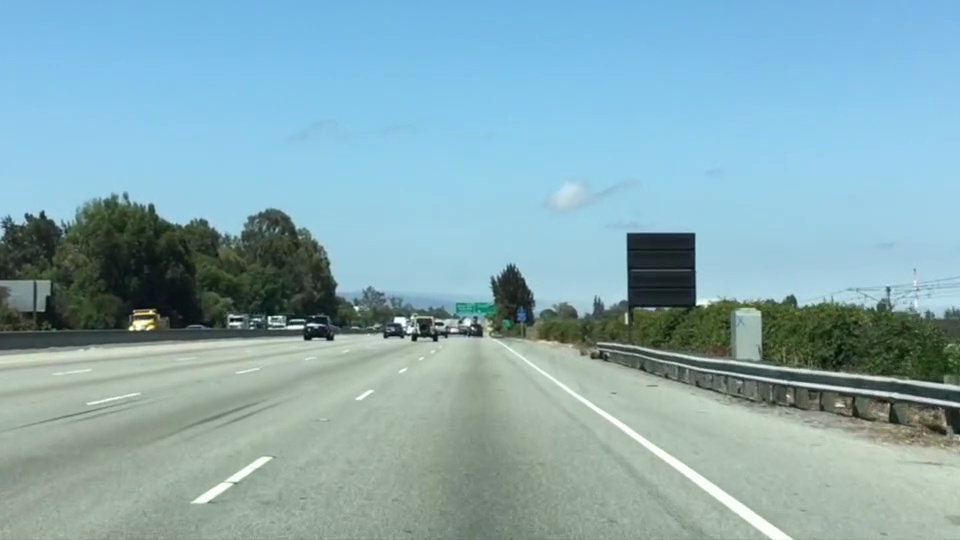
#> input picture Lesson2/test.jpg, 960 x 540 px
$ jupyter execute Lesson2-FindingLaneLines.ipynb
#> lines starting #> are read from the running program, lines starting #| are printed output that depends on the picture; after the words box and inside, x2 and y2 are one past the last pixel; in counts of white or black regions, pixels touching at a corner belong together
[cell 1]
import matplotlib.pyplot as plt
import matplotlib.image as mpimg
import numpy as np
import cv2

## Color Selection Example

The first step of finding the lines is to get rid of everything else on the image except for the lines.  We accomplish this by creating a color threshold and then setting all the pixels below the threshhold to black (0, 0, 0). The (r, g, b) threshold chosen is (200, 200, 200) because we see that the lanes are white.

[cell 2]
# NOTE: Always make a copy of arrays or other variables in Python
# Read in the image and print out some stats
image = mpimg.imread('Lesson2/test.jpg')
#> image is the input picture: shape (540, 960, 3); mean R, G, B 135.5, 171.1, 179.2
print('This image is: ',type(image),
         'with dimensions:', image.shape)
#| This image is:  <class 'numpy.ndarray'> with dimensions: (540, 960, 3)

# Grab the x and y size and make a copy of the image
ysize = image.shape[0]
#> ysize = 540
xsize = image.shape[1]
#> xsize = 960
# Note: always make a copy rather than simply using "="
color_select = np.copy(image)

# Define our color selection criteria
red_threshold = 200
green_threshold = 200
blue_threshold = 200
rgb_threshold = [red_threshold, green_threshold, blue_threshold]

# Identify pixels below the threshold
thresholds = (image[:,:,0] < rgb_threshold[0]) \
            | (image[:,:,1] < rgb_threshold[1]) \
            | (image[:,:,2] < rgb_threshold[2])
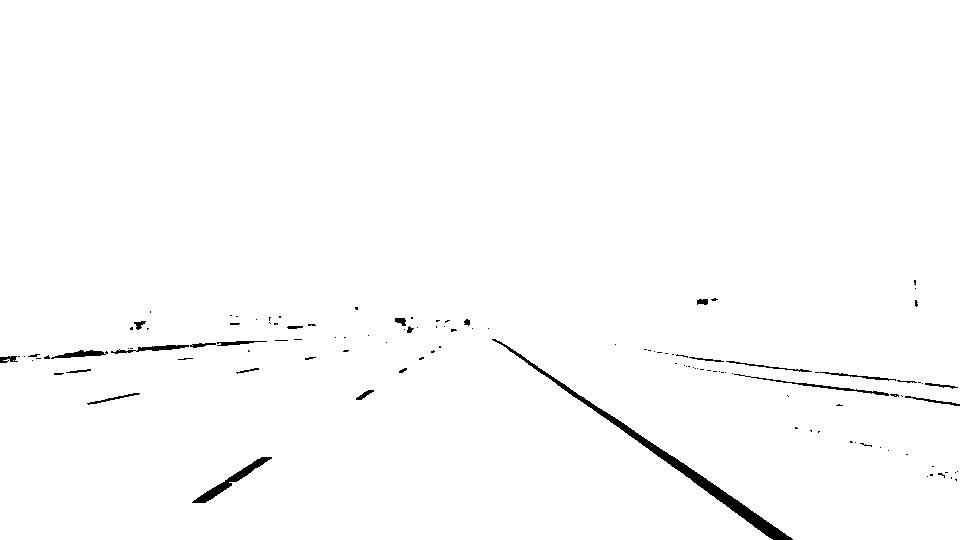
#> thresholds: shape (540, 960) bool; 98.9% white; 121 black regions (95 under 20 px), largest, box (x1, y1, x2, y2) and area: (492, 339, 793, 540) 2493, (192, 457, 272, 503) 624, (734, 374, 889, 396) 302
color_select[thresholds] = [0,0,0]

# Display the image
print("\nOriginal Image")
plt.imshow(image)
plt.show()
print("After color selection of (200, 200, 200)")
plt.imshow(color_select)
plt.show()

# Uncomment the following code if you are running the code locally and wish to save the image
mpimg.imsave("Lesson2/test-after.jpg", color_select)

## Region of Interest

Assuming that the camera is mounted on a fixed position in front of the car, then the lane lines will always appear in the same general region of the image.  We can filter out the remaining pixels from the previous output image by only focusing on the pixels in the region of interest.  In the following example a triangle will be used to identify the region of interest.  Any polygon can be used.

[numpy polyfit docs](https://docs.scipy.org/doc/numpy/reference/generated/numpy.polyfit.html)

[numpy meshgrid docs](https://docs.scipy.org/doc/numpy/reference/generated/numpy.meshgrid.html)

[cell 3]
# Read in the image and print some stats
image = mpimg.imread('Lesson2/test.jpg')

# Grab the x and y sizes and make two copies of the image
# With one copy we'll extract only the pixels that meet our selection,
# then we'll paint those pixels red in the original image to see our selection
# overlaid on the original.
ysize = image.shape[0]
xsize = image.shape[1]
color_select= np.copy(image)
line_image = np.copy(image)

# Define our color criteria
red_threshold = 200
green_threshold = 200
blue_threshold = 200
rgb_threshold = [red_threshold, green_threshold, blue_threshold]

# Define a triangle region of interest
# Keep in mind the origin (x=0, y=0) is in the upper left in image processing
left_bottom = [125, 539]
right_bottom = [800, 539]
apex = [475, 310]

# Fit lines (y=Ax+B) to identify the  3 sided region of interest
# np.polyfit() returns the coefficients [A, B] of the fit
fit_left = np.polyfit((left_bottom[0], apex[0]), (left_bottom[1], apex[1]), 1)
fit_right = np.polyfit((right_bottom[0], apex[0]), (right_bottom[1], apex[1]), 1)
fit_bottom = np.polyfit((left_bottom[0], right_bottom[0]), (left_bottom[1], right_bottom[1]), 1)

# Mask pixels below the threshold
color_thresholds = (image[:,:,0] < rgb_threshold[0]) | \
                    (image[:,:,1] < rgb_threshold[1]) | \
                    (image[:,:,2] < rgb_threshold[2])

# Find the region inside the lines
XX, YY = np.meshgrid(np.arange(0, xsize), np.arange(0, ysize))
region_thresholds = (YY > (XX*fit_left[0] + fit_left[1])) & \
                    (YY > (XX*fit_right[0] + fit_right[1])) & \
                    (YY < (XX*fit_bottom[0] + fit_bottom[1]))

# Mask color and region selection
color_select[color_thresholds | ~region_thresholds] = [0, 0, 0]
# Color pixels red where both color and region selections met
line_image[~color_thresholds & region_thresholds] = [255, 0, 0]
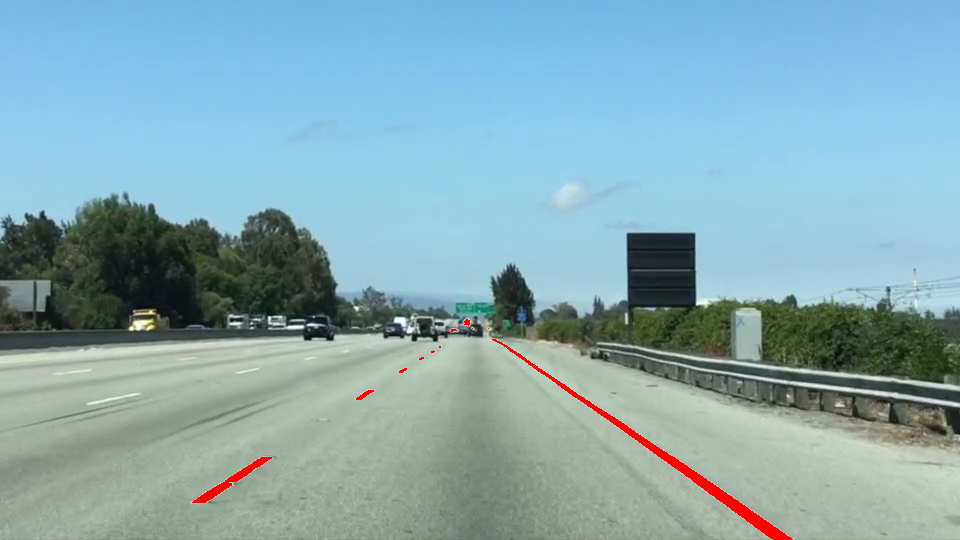
#> line_image: shape (540, 960, 3); 0.63% of pixels changed, all inside (x1, y1, x2, y2) = (192, 319, 793, 540)

# Display the image and show region and color selections
print("Region of Interest")
plt.imshow(image)
x = [left_bottom[0], right_bottom[0], apex[0], left_bottom[0]]
y = [left_bottom[1], right_bottom[1], apex[1], left_bottom[1]]
plt.plot(x, y, 'b--', lw=4)
plt.show()
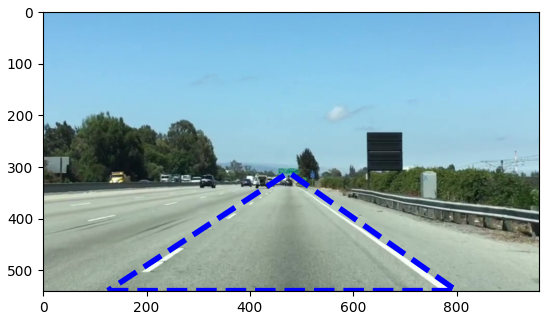
#> figure drawn by matplotlib, 1 panel

print("Color Selection + Region of Interest")
plt.imshow(color_select)
plt.show()
print("Lines Painted on Road")
plt.imshow(line_image)
plt.show()

## Canny Edge Detection
Developed by [John F Canny](https://en.wikipedia.org/wiki/John_Canny) in 1986.

#### Goal
Identify the boundries of an object on an image.

#### Steps
1. Convert to grayscale.
2. Compute the gradient.
3. Find edges be tracing out the pixels that follow the strongest gradients.

#### Calling function in OpenCV
`edges = cv2.Canny(gray, low_threshold, high_threshold)`

Output:
&nbsp;&nbsp;&nbsp;&nbsp;edges: Binary image with white pixels tracing out the detected edges and black everywhere else.

Input:
&nbsp;&nbsp;&nbsp;&nbsp;gray: Image that will have canny applied to it
&nbsp;&nbsp;&nbsp;&nbsp;low_threshold: Pixels below this threshold will be rejected
&nbsp;&nbsp;&nbsp;&nbsp;high_threshold: Will first detect strong edge pixels above this threshold

**Pixel values between both thresholds will be included as long as they are connected to strong edges**

[OpenCV 2.4 C++ Docs](http://docs.opencv.org/2.4/doc/tutorials/imgproc/imgtrans/canny_detector/canny_detector.html)
[OpenCV 3.2 Python Docs](http://docs.opencv.org/master/da/d22/tutorial_py_canny.html)

Resonable range for parameters?  Pixel values range from 0 to 255. **A reasonable range for your threshold parameters would also be in the tens to hundreds. A low to high ratio of 1:2 or 1:3 (John Canny recommended this himself)**

We will apply Guassian smoothing first, even though the Canny function already does this internally.  You can choose the kernel_size for Gaussian smoothing to be any odd number. A larger kernel_size implies averaging, or smoothing, over a larger area.

[cell 4]
# Read in the image and convert to grayscale
# Note: in the previous example we were reading a .jpg
# Here we read a .png and convert to 0,255 bytescale
image = mpimg.imread('Lesson2/exit-ramp.jpg')
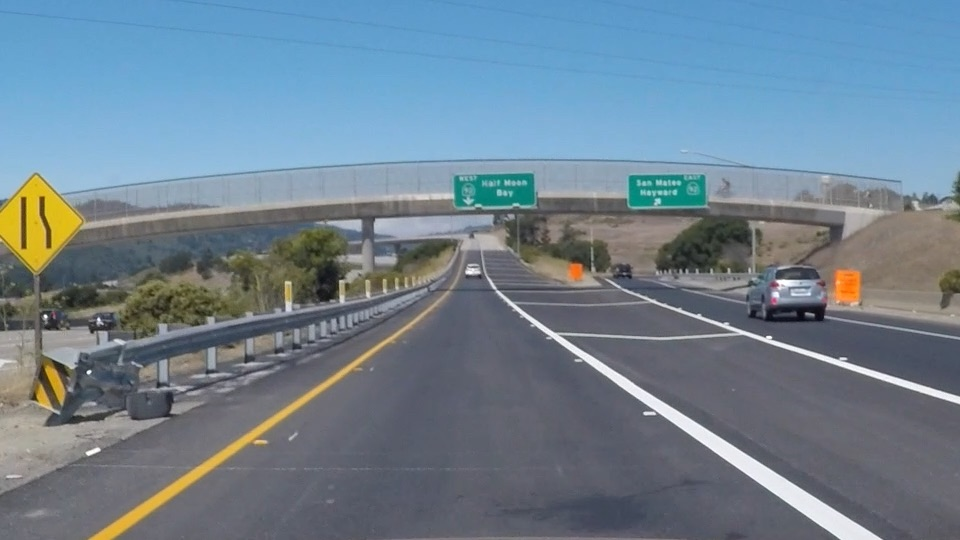
#> input picture Lesson2/exit-ramp.jpg, 960 x 540 px
#> image is the input picture: shape (540, 960, 3); mean R, G, B 111.3, 130.2, 144.4
gray = cv2.cvtColor(image,cv2.COLOR_RGB2GRAY)

# Define a kernel size for Gaussian smoothing / blurring
kernel_size_3 = 3 # Must be an odd number (3, 5, 7...)
kernel_size_5 = 5
kernel_size_15 = 15
blur_gray_3 = cv2.GaussianBlur(gray,(kernel_size_3, kernel_size_3),0)
blur_gray_5 = cv2.GaussianBlur(gray,(kernel_size_5, kernel_size_5),0)
blur_gray_15 = cv2.GaussianBlur(gray,(kernel_size_15, kernel_size_15),0)
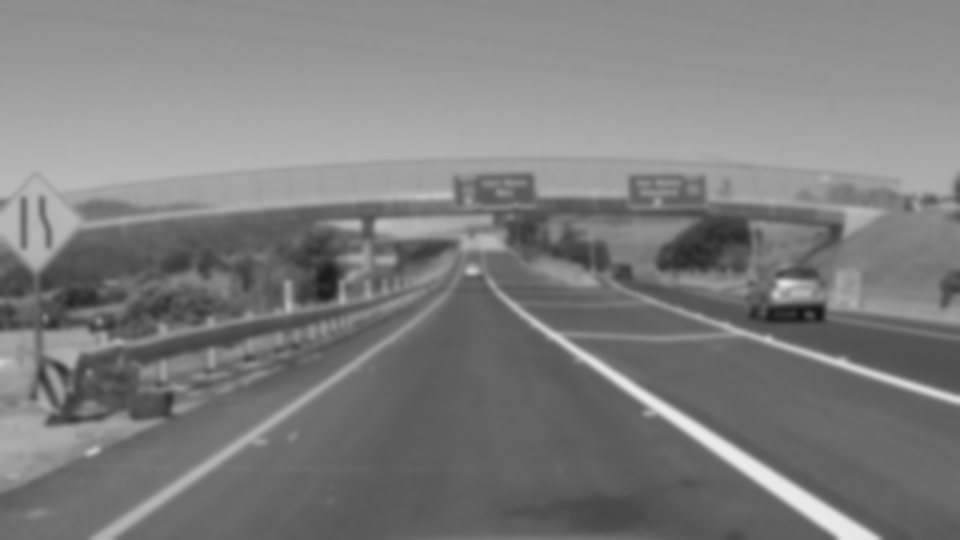
#> blur_gray_15: shape (540, 960); min 21, max 235, mean 126.2

print("Guassian blur with kernel = 3")
plt.imshow(blur_gray_3)
plt.show()
print("Guassian blur with kernel = 5")
plt.imshow(blur_gray_5)
plt.show()
print("Guassian blur with kernel = 15")
plt.imshow(blur_gray_15)
plt.show()

# Define our parameters for Canny and run it
low_threshold = 25
high_threshold = 50
edges = cv2.Canny(blur_gray_5, low_threshold, high_threshold)
#> edges: shape (540, 960); 6% white in thin lines or dots, all inside (x1, y1, x2, y2) = (0, 149, 960, 540)

# Display the image
print("low_threshold = {}\thigh_threshold = {}".format(low_threshold, high_threshold))
plt.imshow(edges, cmap='Greys_r')
plt.show()

# Define our parameters for Canny and run it
low_threshold = 50
high_threshold = 150
edges = cv2.Canny(blur_gray_5, low_threshold, high_threshold)
#> edges: shape (540, 960); 3.8% white in thin lines or dots, all inside (x1, y1, x2, y2) = (0, 158, 960, 540)

# Display the image
print("low_threshold = {}\thigh_threshold = {}".format(low_threshold, high_threshold))
plt.imshow(edges, cmap='Greys_r')
plt.show()

# Define our parameters for Canny and run it
low_threshold = 75
high_threshold = 220
edges = cv2.Canny(blur_gray_5, low_threshold, high_threshold)
#> edges: shape (540, 960); 2.4% white in thin lines or dots, all inside (x1, y1, x2, y2) = (0, 173, 960, 540)

# Display the image
print("low_threshold = {}\thigh_threshold = {}".format(low_threshold, high_threshold))
plt.imshow(edges, cmap='Greys_r')
plt.show()

## Hough Transform
In image space, a line is plotted as x vs y.
In Hough space, a line is a ploint in m vs b
Hough Transform is the conversion image space -> Hough space

To find lines in Image space, look for intersecting lines in Hough space.
1. Divide Hough space into grids.
2. Define intersecting lines as all lines passing through a given grid cell

1. First run canny, consider every point in edge detected image as a line in houghspace.
2. Where many lines intersect, we have found a collection of points that defines a line in image |space.

**Problem:** Vertical lines have slop of 0
**Solution:** Redefine line in polar coordinates.
Image Space: $x\cos\theta_0 + y\sin\theta_0 = \rho_0$
$\rho$ = the distance of the line from the origin
$\theta$ = the angle away from horizontal

**A line in image space translates to a bunch of sin curves in Hough Space.  Where the curves intersect, you have a line in image space**

[Implement a Hough Transform from scratch](https://alyssaq.github.io/2014/understanding-hough-transform/)

#### Using it in OpenCV
    lines = cv2.HoughLinesP(edges, rho, theta, threshold, np.array([]), min_line_length, max_line_gap)

##### Output:
&nbsp;&nbsp;&nbsp;&nbsp;Array containing the endpoints (x1, y1, x2, y2) of all line segments detected by the transform operation
##### Input:
&nbsp;&nbsp;&nbsp;&nbsp;**edges:** image outputted from Canny.
&nbsp;&nbsp;&nbsp;&nbsp;**rho:** distance of our grid in Hough space, in pixels
&nbsp;&nbsp;&nbsp;&nbsp;**theta:** angular resolution of our grid in Hough space, in radians
&nbsp;&nbsp;&nbsp;&nbsp;**threshold:** minimum number of votes (intersections in a given cell) a candidate line needs to have to make it onto the output
&nbsp;&nbsp;&nbsp;&nbsp;**np.array([]):** placeholder
&nbsp;&nbsp;&nbsp;&nbsp;**min_line_length:** min length of a line (in pixels) that will accept in the output
&nbsp;&nbsp;&nbsp;&nbsp;**max_line_gap:** max distance between segments that you will allow to be connected into a single line

Minimum value of rho is 1.  Resonable starting point for theta is 1 degree (pi/180)

[cell 5]
# Read in and grayscale the image
image = mpimg.imread('Lesson2/exit-ramp.jpg')
gray = cv2.cvtColor(image,cv2.COLOR_RGB2GRAY)

# Define a kernel size and apply Gaussian smoothing
kernel_size = 5
blur_gray = cv2.GaussianBlur(gray,(kernel_size, kernel_size),0)

# Define our parameters for Canny and apply
low_threshold = 50
high_threshold = 150
edges = cv2.Canny(blur_gray, low_threshold, high_threshold)

# Next we'll create a masked edges image using cv2.fillPoly()
mask = np.zeros_like(edges)
ignore_mask_color = 255

# This time we are defining a four sided polygon to mask
imshape = image.shape
#> imshape = (540, 960, 3)
vertices = np.array([[(90,imshape[0]),(420, 300), (500, 300), (900,imshape[0])]], dtype=np.int32)
cv2.fillPoly(mask, vertices, ignore_mask_color)
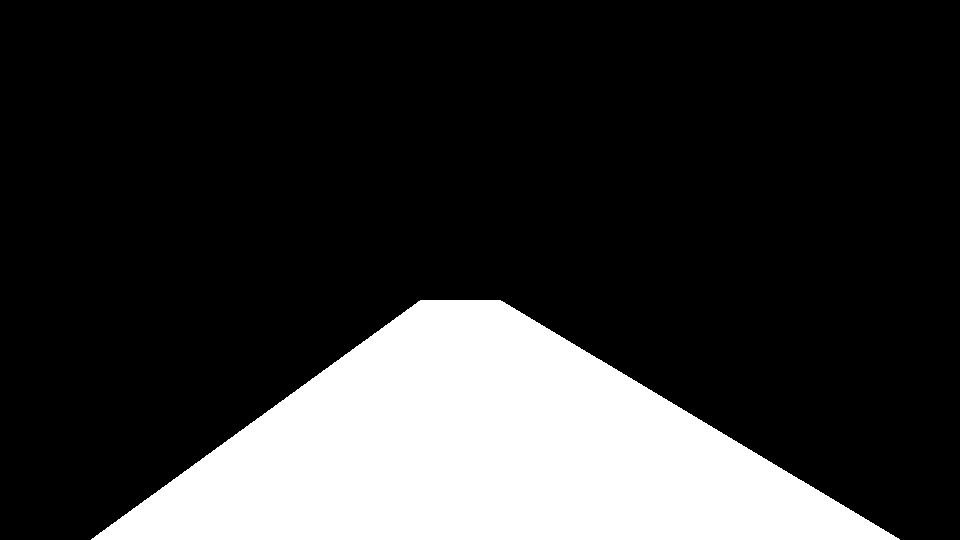
#> mask: shape (540, 960); 20.6% white; 1 white region, box (x1, y1, x2, y2) and area: (91, 300, 900, 540) 106925
masked_edges = cv2.bitwise_and(edges, mask)
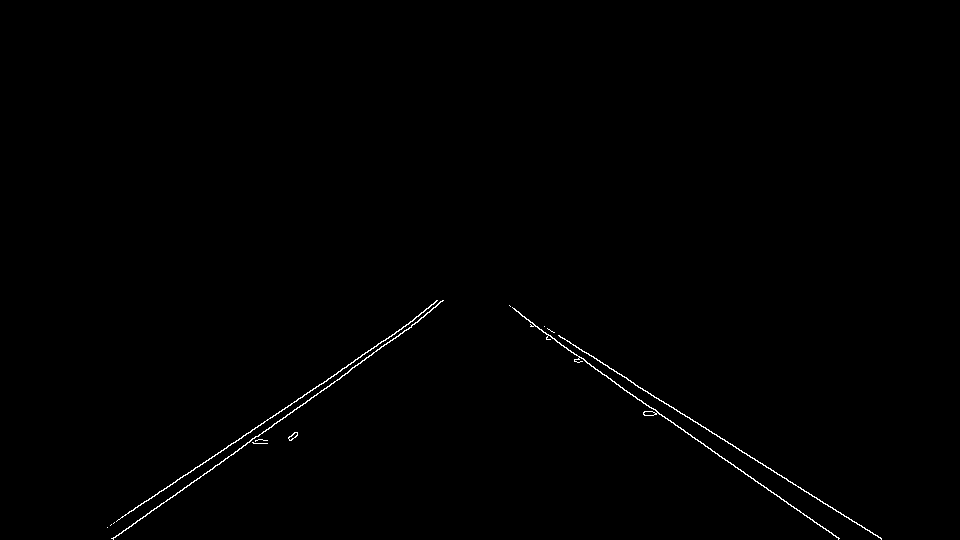
#> masked_edges: shape (540, 960); 0.45% white in thin lines or dots, all inside (x1, y1, x2, y2) = (107, 300, 882, 540)

# Define the Hough transform parameters
# Make a blank the same size as our image to draw on
rho = 1 # distance resolution in pixels of the Hough grid
theta = np.pi/180 # angular resolution in radians of the Hough grid
threshold = 10     # minimum number of votes (intersections in Hough grid cell)
min_line_length = 10 #minimum number of pixels making up a line
max_line_gap = 10    # maximum gap in pixels between connectable line segments
line_image = np.copy(image)*0 # creating a blank to draw lines on
#> line_image: shape (540, 960, 3); every value is 0

# Run Hough on edge detected image
# Output "lines" is an array containing endpoints of detected line segments
lines = cv2.HoughLinesP(masked_edges, rho, theta, threshold, np.array([]),
                            min_line_length, max_line_gap)
#> lines = 31 rows, first 6: [551, 331, 881, 538], [522, 316, 839, 538], [281, 411, 428, 308], [111, 538, 349, 371], [241, 438, 319, 384], [631, 382, 880, 538]

# Iterate over the output "lines" and draw lines on a blank image
for line in lines:
    for x1,y1,x2,y2 in line:
        cv2.line(line_image,(x1,y1),(x2,y2),(255,0,0),10)
#> this loop made 31 passes
#> line on passes 1 to 12: [[551, 331, 881, 538]], [[522, 316, 839, 538]], [[281, 411, 428, 308]], [[111, 538, 349, 371]], [[241, 438, 319, 384]], [[631, 382, 880, 538]], [[591, 366, 768, 490]], [[111, 524, 199, 466]], [[113, 538, 241, 448]], [[544, 326, 633, 382]], [[223, 450, 246, 433]], [[350, 369, 423, 317]]
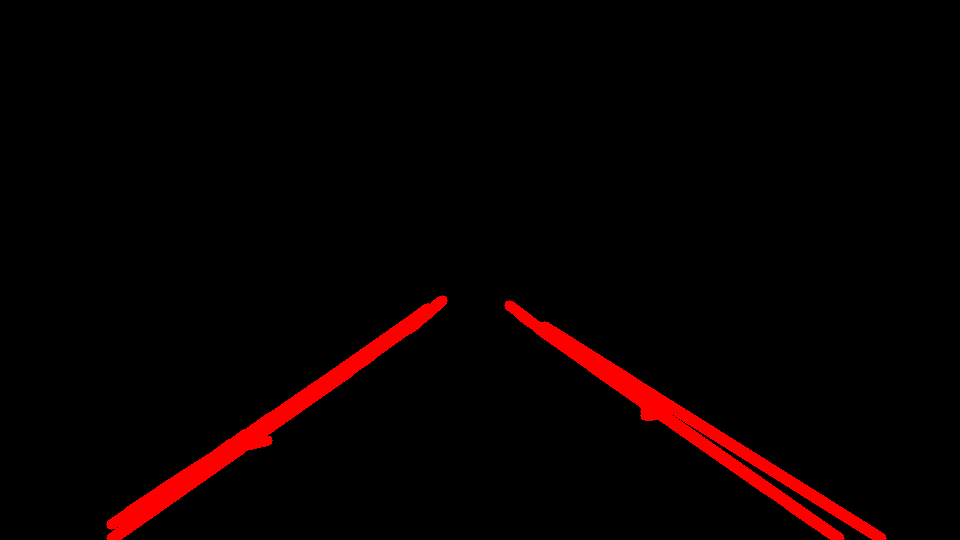
#> line_image: shape (540, 960, 3); mean R, G, B 8.4, 0, 0

# Create a "color" binary image to combine with line image
color_edges = np.dstack((edges, edges, edges))

# Draw the lines on the edge image
lines_edges = cv2.addWeighted(color_edges, 0.8, line_image, 1, 0)
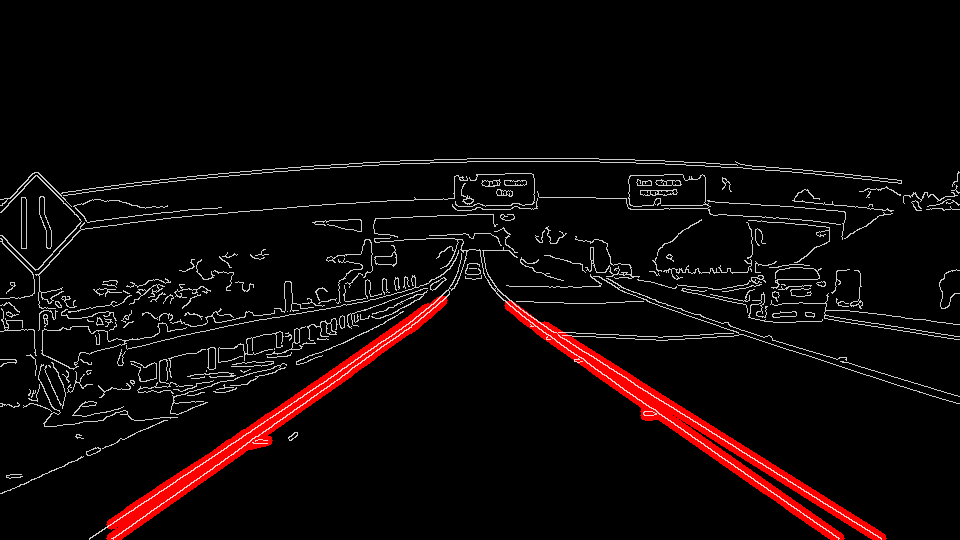
#> lines_edges: shape (540, 960, 3); mean of channels 0, 1, 2 15.2, 7.8, 7.8; drawn as R, G, B
plt.imshow(lines_edges)
plt.show()
